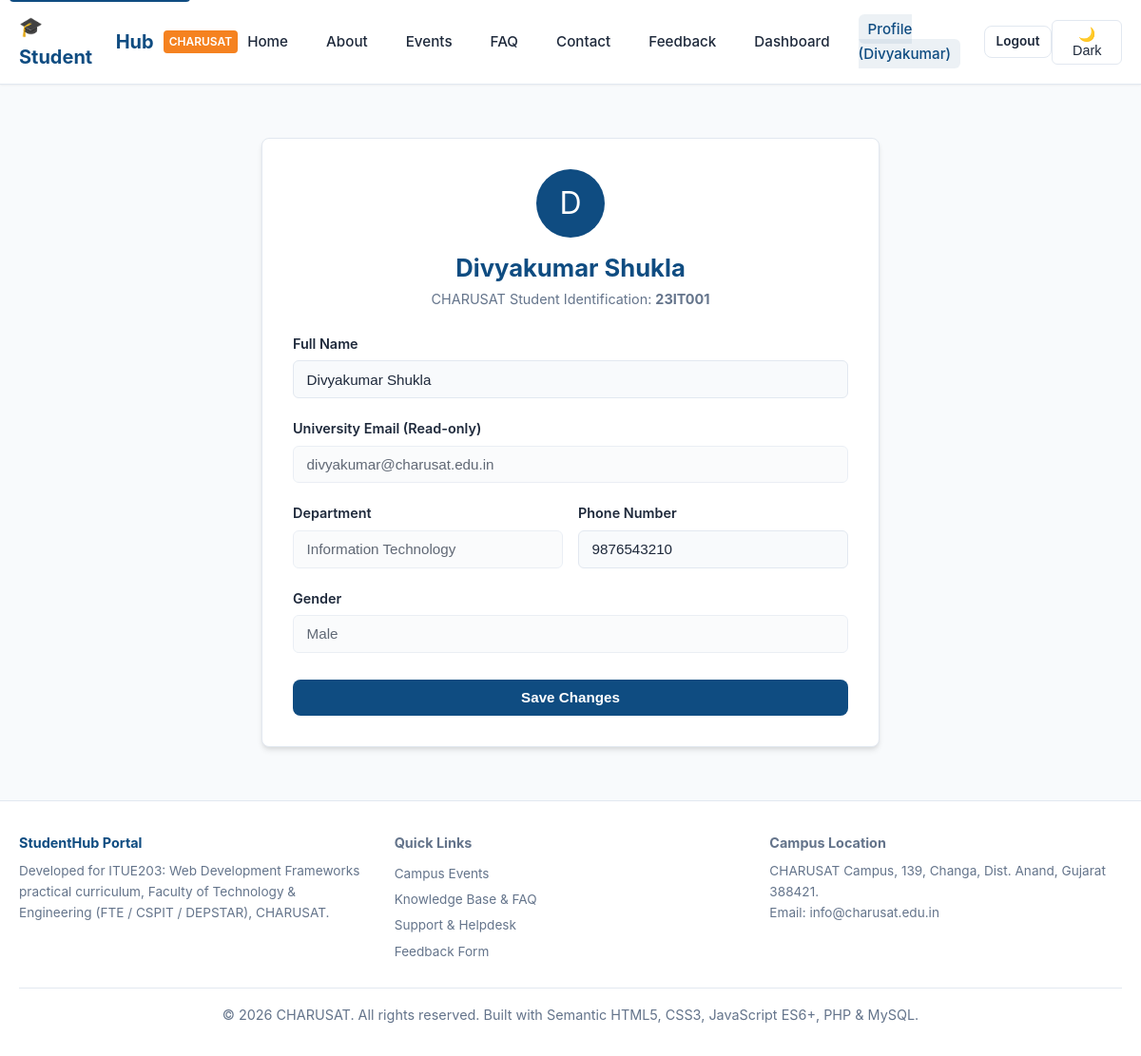
The app's page /profile.php (signed in) with its own data.
### tables this page shows
CREATE TABLE `students` (
  `id` INT AUTO_INCREMENT PRIMARY KEY,
  `user_id` INT NULL,
  `student_id` VARCHAR(20) NOT NULL UNIQUE,
  `first_name` VARCHAR(50) NOT NULL,
  `last_name` VARCHAR(50) NOT NULL,
  `email` VARCHAR(100) NOT NULL UNIQUE,
  `phone` VARCHAR(15) NOT NULL,
  `department` VARCHAR(50) NOT NULL,
  `semester` INT NOT NULL DEFAULT 3,
  `gender` ENUM('Male', 'Female', 'Other') NOT NULL,
  `status` ENUM('active', 'inactive', 'deleted') NOT NULL DEFAULT 'active',
  `created_at` TIMESTAMP DEFAULT CURRENT_TIMESTAMP,
  `updated_at` TIMESTAMP DEFAULT CURRENT_TIMESTAMP ON UPDATE CURRENT_TIMESTAMP,
  CONSTRAINT `fk_students_user` FOREIGN KEY (`user_id`) REFERENCES `users` (`id`) ON DELETE SET NULL
);

CREATE TABLE `users` (
  `id` INT AUTO_INCREMENT PRIMARY KEY,
  `username` VARCHAR(50) NOT NULL UNIQUE,
  `email` VARCHAR(100) NOT NULL UNIQUE,
  `password` VARCHAR(255) NOT NULL,
  `role` ENUM('admin', 'student') NOT NULL DEFAULT 'student',
  `full_name` VARCHAR(100) NOT NULL,
  `status` ENUM('active', 'inactive') NOT NULL DEFAULT 'active',
  `last_login` DATETIME NULL,
  `created_at` TIMESTAMP DEFAULT CURRENT_TIMESTAMP,
  `updated_at` TIMESTAMP DEFAULT CURRENT_TIMESTAMP ON UPDATE CURRENT_TIMESTAMP
);

### profile.php (the view, shortened to what this page needs)
<?php
require_once __DIR__ . '/includes/db.php';
$user_id = $_SESSION['user_id'];
$profile = [
    'full_name' => $_SESSION['full_name'],
    'email' => $_SESSION['email'],
    'student_id' => '23IT001',
    'department' => 'Information Technology',
    'phone' => '9876543210',
    'gender' => 'Male'
];
if ($db_connected) {
    $stmt = $conn->prepare("SELECT s.*, u.full_name, u.email FROM users u LEFT JOIN students s ON u.id = s.user_id WHERE u.id = ?");
    $stmt->bind_param("i", $user_id);
    $stmt->execute();
    $res = $stmt->get_result();
    if ($row = $res->fetch_assoc()) {
        $profile['full_name'] = $row['full_name'] ?: $profile['full_name'];
        $profile['email'] = $row['email'] ?: $profile['email'];
        if (!empty($row['student_id'])) {
            $profile['student_id'] = $row['student_id'];
            $profile['department'] = $row['department'];
            $profile['phone'] = $row['phone'];
            $profile['gender'] = $row['gender'];
        }
    }
}
require_once __DIR__ . '/includes/header.php';
?>
<div class="form-card" style="max-width: 650px;">
  <div style="text-align: center; margin-bottom: 1.5rem;">
    <div style="width: 72px; height: 72px; border-radius: 50%; background: var(--primary-color); color: #fff; font-size: 2rem; display: flex; align-items: center; justify-content: center; margin: 0 auto 0.75rem;">
      <?php echo strtoupper(substr($profile['full_name'], 0, 1)); ?>
    </div>
    <h1 style="color: var(--primary-color); font-size: 1.6rem;"><?php echo htmlspecialchars($profile['full_name']); ?></h1>
    <p style="color: var(--text-muted); font-size: 0.9rem;">CHARUSAT Student Identification: <strong><?php echo htmlspecialchars($profile['student_id']); ?></strong></p>
  </div>
  <form method="POST" action="profile.php">
    <div class="form-group">
      <label class="form-label" for="full_name">Full Name</label>
      <input type="text" id="full_name" name="full_name" class="form-control" value="<?php echo htmlspecialchars($profile['full_name']); ?>" required>
    </div>
    <div class="form-group">
      <label class="form-label" for="email">University Email (Read-only)</label>
      <input type="email" id="email" class="form-control" value="<?php echo htmlspecialchars($profile['email']); ?>" disabled style="opacity: 0.7;">
    </div>
    <div style="display: grid; grid-template-columns: 1fr 1fr; gap: 1rem;">
      <div class="form-group">
        <label class="form-label" for="department">Department</label>
        <input type="text" id="department" class="form-control" value="<?php echo htmlspecialchars($profile['department']); ?>" disabled style="opacity: 0.7;">
      </div>
      <div class="form-group">
        <label class="form-label" for="phone">Phone Number</label>
        <input type="tel" id="phone" name="phone" class="form-control" value="<?php echo htmlspecialchars($profile['phone']); ?>">
      </div>
    </div>
    <div class="form-group">
      <label class="form-label">Gender</label>
      <input type="text" class="form-control" value="<?php echo htmlspecialchars($profile['gender']); ?>" disabled style="opacity: 0.7;">
    </div>
    <button type="submit" class="btn btn-primary" style="width: 100%; margin-top: 0.5rem;">Save Changes</button>
  </form>
</div>
<?php require_once __DIR__ . '/includes/footer.php'; ?>

### includes/header.php (shortened to what this page needs)
<?php
$is_auth = isset($_SESSION['user_id']);
$user_name = $_SESSION['full_name'] ?? 'User';
$current_page = basename($_SERVER['PHP_SELF']);
?>
<!DOCTYPE html>
<html lang="en">
<head>
  <link rel="stylesheet" href="assets/css/main.css">
</head>
<body>
  <header class="navbar">
    <div class="nav-container">
      <a href="index.php" class="brand-logo" aria-label="StudentHub Homepage">
        🎓 Student<span>Hub</span>
        <span class="brand-badge">CHARUSAT</span>
      </a>
      <nav aria-label="Primary Navigation">
        <ul class="nav-menu" id="nav-menu">
          <li><a href="index.php" class="nav-link <?php echo $current_page === 'index.php' ? 'active' : ''; ?>">Home</a></li>
          <li><a href="about.php" class="nav-link <?php echo $current_page === 'about.php' ? 'active' : ''; ?>">About</a></li>
          <li><a href="events.php" class="nav-link <?php echo $current_page === 'events.php' ? 'active' : ''; ?>">Events</a></li>
          <li><a href="faq.php" class="nav-link <?php echo $current_page === 'faq.php' ? 'active' : ''; ?>">FAQ</a></li>
          <li><a href="contact.php" class="nav-link <?php echo $current_page === 'contact.php' ? 'active' : ''; ?>">Contact</a></li>
          <li><a href="feedback.php" class="nav-link <?php echo $current_page === 'feedback.php' ? 'active' : ''; ?>">Feedback</a></li>
          <?php if ($is_auth): ?>
            <li><a href="dashboard.php" class="nav-link <?php echo $current_page === 'dashboard.php' ? 'active' : ''; ?>">Dashboard</a></li>
            <li><a href="profile.php" class="nav-link <?php echo $current_page === 'profile.php' ? 'active' : ''; ?>">Profile (<?php echo htmlspecialchars(explode(' ', $user_name)[0]); ?>)</a></li>
            <li><a href="logout.php" class="btn btn-outline btn-sm">Logout</a></li>
          <?php else: ?>
            <li><a href="login.php" class="nav-link <?php echo $current_page === 'login.php' ? 'active' : ''; ?>">Login</a></li>
            <li><a href="register.php" class="btn btn-primary btn-sm">Register</a></li>
          <?php endif; ?>
        </ul>
      </nav>
      <div class="nav-actions">
        <button id="theme-toggle" class="theme-toggle-btn" aria-label="Switch between light and dark theme">🌙 Dark</button>
      </div>
    </div>
  </header>
  <main id="main-content" class="container">

### assets/css/main.css (style rules this page uses)
:root { --primary-color: #0f4c81; --primary-hover: #0a355c; --secondary-color: #f58220; --accent-color: #10b981; --danger-color: #ef4444; --warning-color: #f59e0b; --info-color: #3b82f6; --bg-main: #f8fafc; --bg-card: #ffffff; --text-main: #1e293b; --text-muted: #64748b; --border-color: #e2e8f0; --shadow-sm: 0 1px 2px 0 rgba(0, 0, 0, 0.05); --shadow-md: 0 4px 6px -1px rgba(0, 0, 0, 0.1), 0 2px 4px -1px rgba(0, 0, 0, 0.06); --shadow-lg: 0 10px 15px -3px rgba(0, 0, 0, 0.1), 0 4px 6px -2px rgba(0, 0, 0, 0.05); --radius: 8px; --transition: all 0.25s ease-in-out; }
* { box-sizing: border-box; margin: 0; padding: 0; }
body { font-family: -apple-system, BlinkMacSystemFont, "Segoe UI", Roboto, "Helvetica Neue", Arial, sans-serif; background-color: var(--bg-main); color: var(--text-main); line-height: 1.6; display: flex; flex-direction: column; min-height: 100vh; transition: background-color 0.3s ease, color 0.3s ease; }
.navbar { background-color: var(--bg-card); border-bottom: 1px solid var(--border-color); position: sticky; top: 0; z-index: 900; box-shadow: var(--shadow-sm); }
.nav-container { max-width: 1200px; margin: 0 auto; padding: 0.75rem 1.25rem; display: flex; align-items: center; justify-content: space-between; }
.brand-logo { display: flex; align-items: center; gap: 10px; text-decoration: none; color: var(--primary-color); font-weight: 700; font-size: 1.25rem; }
.brand-badge { background: var(--secondary-color); color: #fff; font-size: 0.75rem; padding: 2px 6px; border-radius: 4px; font-weight: 600; }
.nav-menu { display: flex; align-items: center; gap: 1.25rem; list-style: none; }
.nav-link { text-decoration: none; color: var(--text-main); font-weight: 500; font-size: 0.95rem; padding: 6px 10px; border-radius: 6px; transition: var(--transition); }
.nav-link:hover, .nav-link.active { color: var(--primary-color); background-color: rgba(15, 76, 129, 0.08); }
.nav-actions { display: flex; align-items: center; gap: 0.75rem; }
.theme-toggle-btn { background: none; border: 1px solid var(--border-color); color: var(--text-main); padding: 6px 12px; border-radius: 6px; cursor: pointer; font-size: 0.9rem; transition: var(--transition); }
.container { width: 100%; max-width: 1200px; margin: 0 auto; padding: 2rem 1.25rem; flex: 1; }
.btn { display: inline-flex; align-items: center; justify-content: center; gap: 6px; padding: 0.6rem 1.2rem; font-size: 0.95rem; font-weight: 600; border-radius: var(--radius); text-decoration: none; cursor: pointer; border: 1px solid transparent; transition: var(--transition); }
.btn-primary { background-color: var(--primary-color); color: #fff; }
.btn-outline { background-color: transparent; border-color: var(--border-color); color: var(--text-main); }
.btn-sm { padding: 0.35rem 0.75rem; font-size: 0.85rem; }
.form-card { max-width: 580px; margin: 1.5rem auto; background: var(--bg-card); padding: 2rem; border: 1px solid var(--border-color); border-radius: var(--radius); box-shadow: var(--shadow-md); }
.form-group { margin-bottom: 1.25rem; }
.form-label { display: block; font-weight: 600; margin-bottom: 0.4rem; font-size: 0.9rem; }
.form-control { width: 100%; padding: 0.65rem 0.85rem; border: 1px solid var(--border-color); border-radius: 6px; background-color: var(--bg-main); color: var(--text-main); font-size: 0.95rem; transition: var(--transition); }

### records on screen
students: first_name "Divyakumar", user.full_name "D", user.full_name "Divyakumar Shukla", student "23IT001", full_name "Divyakumar Shukla", user.email "divyakumar@charusat.edu.in", department "Information Technology", phone "9876543210", gender "Male"
